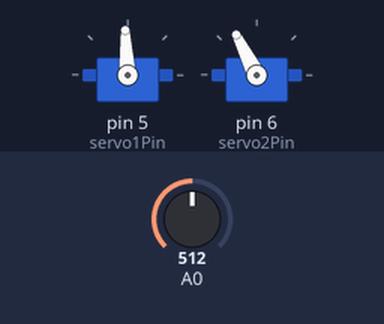
Recording of a sketch running on a simulated Arduino Uno, built with avr-gcc and run on an emulated ATmega328P. Parts: 2 × servo. Wiring (inferred from the names in the program): 2 × servo: signal pin 5 / signal pin 6. The inputs (shaded band) are chosen by the test bench; at power-on: A0 = 512. Servo pulses on a pin are drawn as a servo (544–2400 µs = 0–180°).

Above: at 1.2 s.
1.3 s: A0 set to 716
At 2.5 s:
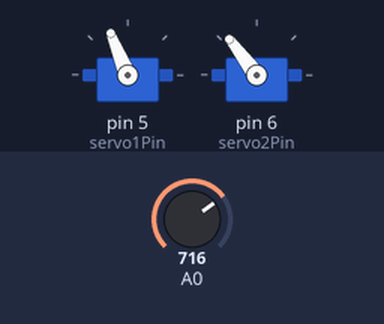
2.8 s: A0 set to 900
At 4.0 s:
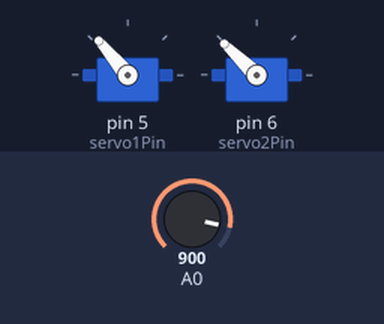
4.3 s: A0 set to 1023
At 5.1 s:
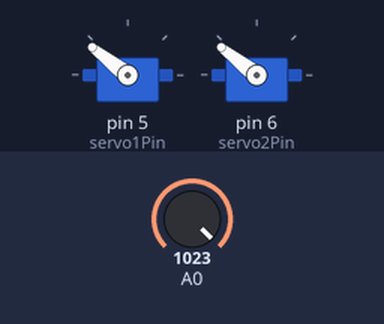
5.8 s: A0 set to 306
At 7.0 s:
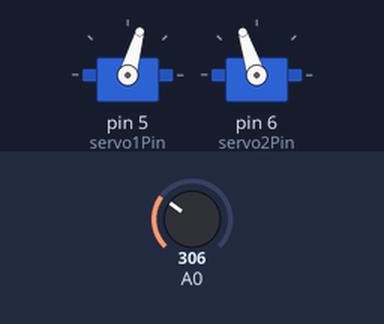
7.3 s: A0 set to 122
At 7.6 s:
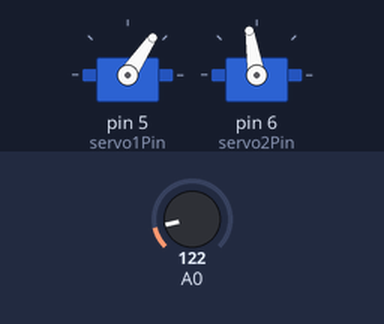
8.8 s: A0 set to 511
At 9.7 s:
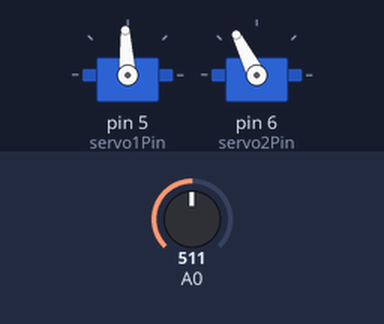
Timing chart, 0 to 11.3 s (numbered marks = the images above; inputs shaded):
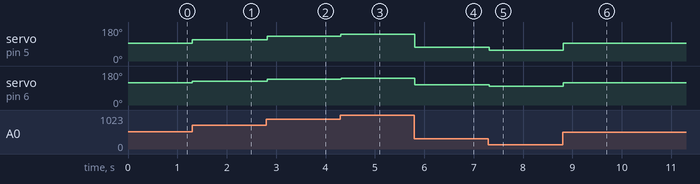

Measured:
- after the input at 1.3 s, servo on pin 5 (servo1Pin): 93° → 112° at once; servo on pin 6 (servo2Pin): 117° → 127° at once
- after the input at 2.8 s, servo on pin 5 (servo1Pin): 112° → 130° at once; servo on pin 6 (servo2Pin): 127° → 136° at once
- after the input at 4.3 s, servo on pin 5 (servo1Pin): 130° → 142° at once; servo on pin 6 (servo2Pin): 136° → 142° at once
- after the input at 5.8 s, servo on pin 5 (servo1Pin): 142° → 74° at once; servo on pin 6 (servo2Pin): 142° → 108° at once
- after the input at 7.3 s, servo on pin 5 (servo1Pin): 74° → 56° at once; servo on pin 6 (servo2Pin): 108° → 99° at once
- after the input at 8.8 s, servo on pin 5 (servo1Pin): 56° → 93° at once; servo on pin 6 (servo2Pin): 99° → 117° at once

The sketch:

_3_Two_Servos_No_Library.ino
```cpp
int servo1Pin = 5;
int servo2Pin = 6;
unsigned long previousMillis = 0;
long interval = 20;

void setup() {
  pinMode (servo1Pin, OUTPUT);
  pinMode (servo2Pin, OUTPUT);
}

void loop() {
  int pot = analogRead(0); // Read the potentiometer
  int servo1Pulse = map(pot,0,1023,1000,2000);
  int servo2Pulse = map(pot,0,1023,1500,2000);

  // Update servo only if 20 milliseconds have elapsed since last update
  unsigned long currentMillis = millis();
  if(currentMillis - previousMillis > interval) {
    previousMillis = currentMillis;
    updateServo(servo1Pin, servo1Pulse);
    updateServo(servo2Pin, servo2Pulse);
  }
}

void updateServo (int pin, int pulse){
  digitalWrite(pin, HIGH);
  delayMicroseconds(pulse);
  digitalWrite(pin, LOW);
}
```
